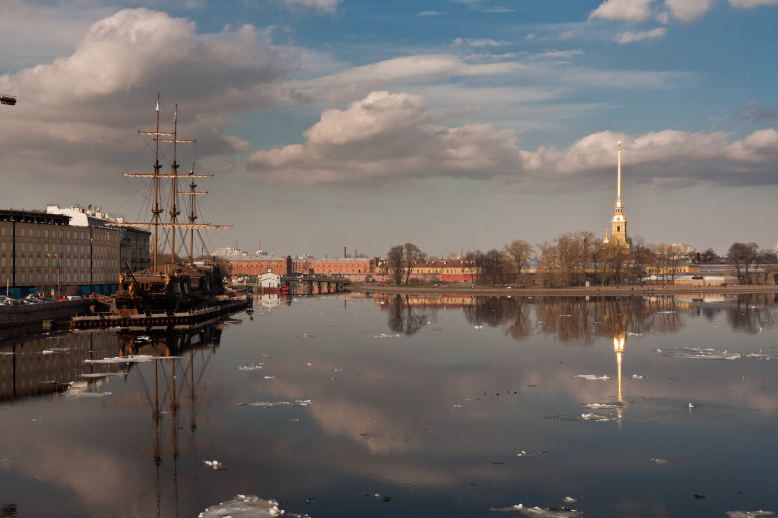
#> input picture Assignment3-ImageStitching/Data/boat1.jpg, 778 x 518 px, found by its file name
$ jupyter execute --allow-errors DSIM_Assignment3.ipynb   (shell and % lines are left out)
#> lines starting #> are read from the running program, lines starting #| are printed output that depends on the picture
**Nome:** Riccardo <br>
**Cognome:** Confalonieri<br>
**Numero matricola:** 830404<br>
**E-mail:** r.confalonieri5@campus.unimib.it<br>
**A.A.** 2021-2022<br>

# **Digital Signal and Image Management - Assignment 3**<br/>
**Master's Degree in Data Science (A.Y. 2021/2022)**<br/>
**University of Milano - Bicocca**<br/>

Simone Bianco, Marco Buzzelli

## Descrizione
<p align = 'justify'>
Creare uno script che permetta di realizzare lo stitching di due immagini utilizzando i keypoints estratti con SIFT.
<p/>

## Import packages

[cell 1]
# carico l'ultima versione di opencv disponibile per usare SIFT

[cell 2]
import cv2 as cv
import numpy as np
from matplotlib import pyplot as plt
# Mount GDrive
from google.colab import drive

## Loading images
Carico e visualizzo le prime due immagini di cui voglio eseguire lo stitching.

[cell 3]
# Link Google Drive account
drive.mount('/content/gdrive')
path = '/content/gdrive/MyDrive/Colab Notebooks/DigitalSignal/Assignment/Assignment3/Dati/'

[cell 4]
# Caricamento immagini
img1 = cv.imread(path + 'boat1.jpg',0)
img2 = cv.imread(path + 'boat3.jpg',0)
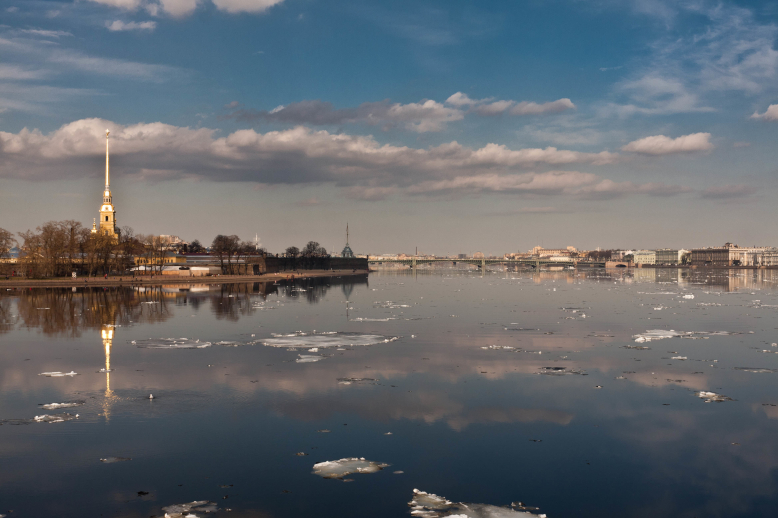
#> input picture Assignment3-ImageStitching/Data/boat3.jpg, 778 x 518 px, found by its file name

# visualizzo le due immagini affiancate
fig = plt.figure(figsize=[15,5])
fig.add_subplot(1,2,1)
plt.imshow(img1, cmap='gray')
plt.title('Immagine 1')

fig.add_subplot(1,2,2)
plt.imshow(img2, cmap='gray')
plt.title('Immagine per stitching')
plt.show()
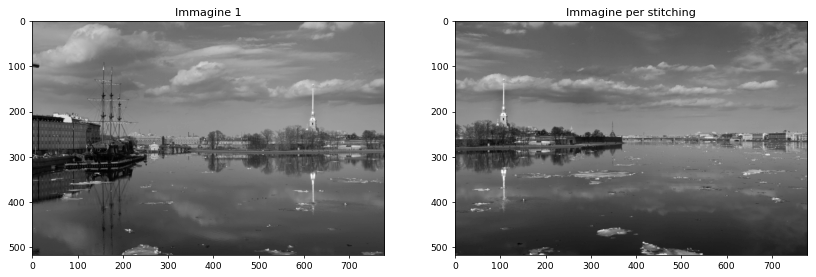
#> figure drawn by matplotlib, 2 panels

<p align = 'justify'>
Dalla visualizzazione si vede come la sovrapposizione sia soprattutto nell'intorno della "torre", che è presente in entrambe le immagini. Inoltre sembra che la seconda immagine sia leggermente più scura della prima.
</p>

[cell 5]
print("Dimensione della prima immagine:", img1.shape)
#| Dimensione della prima immagine: (518, 778)
print("Dimensione della seconda immagine:", img2.shape)
#| Dimensione della seconda immagine: (518, 778)

## Keypoint detection and description
Utilizzando SIFT estraggo i keypoint e le feature da entrambe le immagini.

[cell 6]
# istanzio SIFT
sift = cv.xfeatures2d.SIFT_create()

# estraggo i keypoint dalla prima immagine
kps1, features1 = sift.detectAndCompute(img1, None)
#> kps1 = 1193 keypoints; strongest (x, y, size): (282, 511, 2.2), (147, 338, 2.1), (215, 462, 2.6), (520, 505, 2.1)
# estraggo i keypoint dalla seconda immagine
kps2, features2 = sift.detectAndCompute(img2, None)
#> kps2 = 850 keypoints; strongest (x, y, size): (415, 490, 2.4), (142, 268, 3.2), (151, 396, 2), (448, 502, 3)

[cell 7]
print("Numero di keypoint trovati per la prima immagine:", len(kps1))
#| Numero di keypoint trovati per la prima immagine: 1193
print("Numero di keypoint trovati per la seconda immagine:", len(kps2))
#| Numero di keypoint trovati per la seconda immagine: 850
print("Numero di descrittori per ogni keypoint:", features1.shape[1])
#| Numero di descrittori per ogni keypoint: 128

<p align='justify'>
Nonostante le due immagini abbiano la stessa dimensione sono stati trovati più keypoint per la prima immagine.
</p>

### Keypoint visualization
<p align='justify'>
Visualizzo sulle immagini i keypoint trovati rappresentando anche l'importanza e l'orientamento di ogni keypoint.
</p>

[cell 8]
# ottengo l'immagine con i keypoints
# con il flag visualizzo anche l'orientamento e l'importanza dei keypoint
img1_kps = cv.drawKeypoints(img1, kps1, None,
                            flags = cv.DRAW_MATCHES_FLAGS_DRAW_RICH_KEYPOINTS)
img2_kps = cv.drawKeypoints(img2, kps2, None,
                            flags = cv.DRAW_MATCHES_FLAGS_DRAW_RICH_KEYPOINTS)
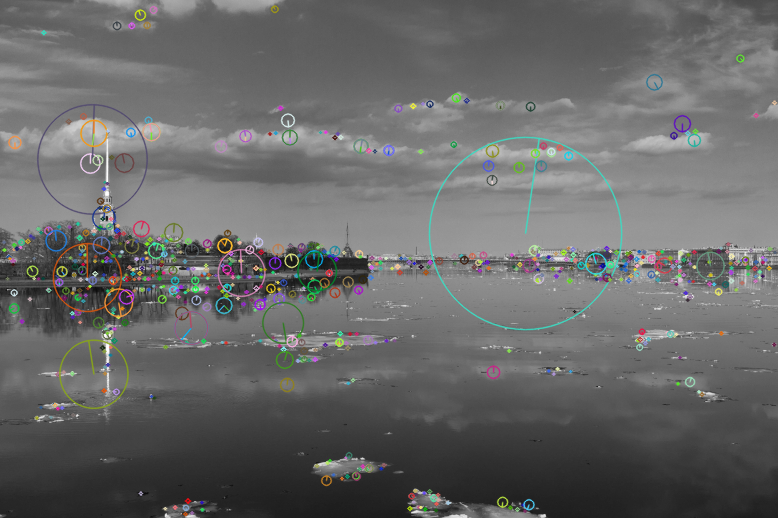
#> img2_kps: shape (518, 778, 3); mean of channels 0, 1, 2 103.9, 104.4, 104; drawn as B, G, R


# visualizzo le due immagini affiancate con i keypoint
fig = plt.figure(figsize=[15,5])
fig.add_subplot(1,2,1)
plt.imshow(img1_kps, cmap='gray')
plt.title('Immagine 1')

fig.add_subplot(1,2,2)
plt.imshow(img2_kps, cmap='gray')
plt.title('Immagine per stitching')
plt.show()

<p align='justify'>
Sono stati trovati diversi keypoint, da questa prima visualizzazione però si nota che il keypoint più importante per la prima immagine e per la seconda immagine non potranno essere utilizzati per lo stitching per via della loro posizione
</p>

## Keypoint matching
<p align='justify'>
Matcho i keypoint e le feature trovate sulle due immagini in modo da poter poi effettuare lo stitching basandomi su di essi. Per il matching utilizzo un approccio brute-force. <br>
In particolare i punti di matching saranno i punti di sovrapposizione delle due immagini.
</p>

[cell 9]
"""
  inizializzo il matcher, crossCheck effettua il controllo in entrambe le direzioni
  Quindi per ogni keypoint dell'immagine base:
    1. cerca il keypoint più simile nell'immagine target
    2. Usa il keypoint target trovato per cercare il più simile nell'immagine base
    3. Se il keypoint più simile nell'immagine base è lo stesso di partenza allora è un match
"""
bf = cv.BFMatcher(crossCheck=True)

# eseguo il matching
matches = bf.match(features1, features2)
#> matches = 379 matches

[cell 10]
# visualizzo alcune informazioni utili
print('Numero di matches trovati:', len(matches))
#| Numero di matches trovati: 379

<p align='justify'>
In partenza avevo $850$ keypoint (valore più basso dei keypoint trovati per l'immagine 2), sono riuscito a matcharne $535$. <br>
Delle informazioni dei match la <i>distance</i> ci dice quanto sono simili (distanti) le features dei due descrittori, sfrutto questa informazione per visualizzare in unica immagine i $k$ migliori match.
</p>

### Matching visualization
Visualizzo prima tutti i match trovati, successivamente visualizzo soltanto i $k$-top match.

[cell 11]
# creo un immagine con i match di ogni keypoint
result = cv.drawMatches(img1, kps1, img2, kps2, matches, None,
                        matchColor=[255,255,0])
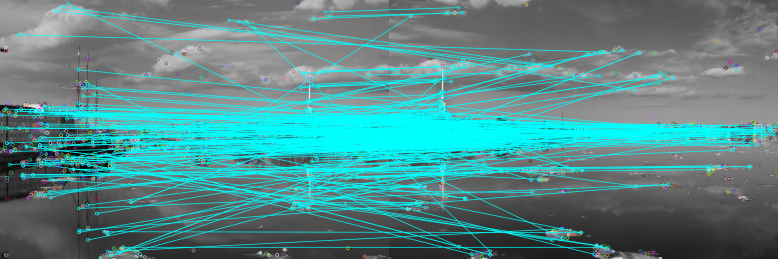
#> result: shape (518, 1556, 3) (shown at 1/2 size); mean of channels 0, 1, 2 136.1, 136.1, 85.1; drawn as B, G, R

# visualizzo l'immagine
fig = plt.figure(figsize=[15,10])
plt.imshow(result, cmap='gray')
plt.title("All matches")
plt.show()

<p align='justify'>
Da questa immagine si nota che molti match non sono molto accurati, ad esempio vengono matchati dei punti nel cielo o nell'acqua che sicuramente non possono essere utilizzati per lo stitching, ci sono quindi molti <b> falsi positivi</b>. Provo quindi a visualizzare solo alcuni dei migliori.
</p>

[cell 12]
# Ordino i match in base alla distanza
sort_matches = sorted(matches, key = lambda x:x.distance)
#> sort_matches = 379 matches

# Visualizzo un immagine con soltanto i primi K match trovati
# con flag = 2 non visualizzo i keypoint non matchati
result = cv.drawMatches(img1, kps1, img2, kps2, sort_matches[:40], None,
                         matchColor=[255,255,0], flags=2)
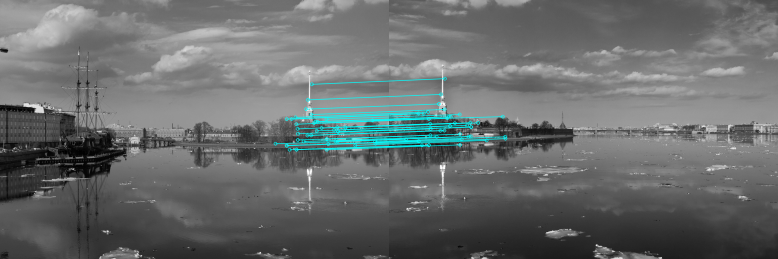
#> result: shape (518, 1556, 3) (shown at 1/2 size); mean of channels 0, 1, 2 108.1, 108.1, 104.2; drawn as B, G, R

fig = plt.figure(figsize=[15,10])
plt.imshow(result)
plt.title("Best 40 matches")
plt.show()

<p align='justify'>
Avendo selezionato soltanto i primi $k$ match il risultato è molto migliore e i match sembrano effettivamente validi. La selezione dei primi $k$ non è però la migliore, nella libreria cv esistono infatti diversi metodi per selezionare solo i match migliori che si basano sulla distanza. <br>
Applico quindi a tutti i match il <b>filtro</b> proposto da <b>Lowe</b> che si basa sul rapporto della distanza per provare ad eliminare i falsi positivi in modo più sensato.

[Reference](https://docs.opencv.org/3.4/d5/d6f/tutorial_feature_flann_matcher.html)
</p>

[cell 13]
# massimo rapporto valido per mantenere il match
threshold = 0.6

#Matcho i keypoints con il metodo di FLANN
# Since SURF is a floating-point descriptor NORM_L2 is used
matcher = cv.DescriptorMatcher_create(cv.DescriptorMatcher_FLANNBASED)
knn_matches = matcher.knnMatch(features1, features2, 2)
#> knn_matches = 1193 matches

# Filtro i match usanto il test del rapporto di Lowe
good_matches = []
for m,n in knn_matches:
  if m.distance < threshold * n.distance:
    good_matches.append(m)
#> after the loop, good_matches = 157 matches

# visualizzo i nuovi match trovati
result = cv.drawMatches(img1, kps1, img2, kps2, good_matches, None,
                         matchColor=[255,255,0], flags=2)
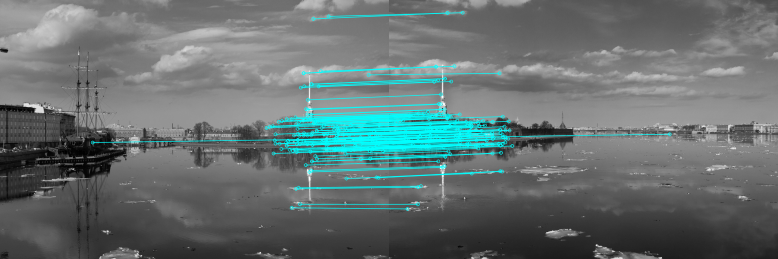
#> result: shape (518, 1556, 3) (shown at 1/2 size); mean of channels 0, 1, 2 112.5, 112.5, 101.3; drawn as B, G, R

fig = plt.figure(figsize=[15,10])
plt.imshow(result, cmap='gray')
plt.title("Lowe's filter")
plt.show()

<p align='justify'>
Come si può notare il filtro di Lowe è riuscito ad eliminare la maggior parte dei falsi match, in particolare sembra ci sia solo un forte outliers. <br>
Per il resto del notebook utilizzerò quindi i matches estratti con questo filtro.
</p>

[cell 14]
print("Numero di matches validi dopo il filtro di Lowe:", len(good_matches))
#| Numero di matches validi dopo il filtro di Lowe: 157

## Homografy
<p align='justify'>
Utilizzo la funzione <i>cv.findHomografy()</i> che permette di trovare la trasformazione prospettica di un oggetto dati l'insieme di keypoins trovati in entrambe le immagini. Per farlo ha bisogno di almeno $4$ punti corretti. <br>
Come visto dalla veloce analisi precedente ci possono essere alcuni errori di corrispondenza che potrebbero influenzare il risultato. La funzione restituisce per questo anche una maschera che specifica quali punti sono inlier (stime corrette) e quali outlier.
</p>

[cell 15]
# definisco la funzione che prende in input i keypoint trovati ed i match tra essi
# l'algoritmo richiede almeno 4 match, ma posso specificare anche un numero minimo maggiore

def my_homografy(kps1, kps2, matches, min_match = 4):
  # Se ho abbastanza punti estraggo la posizione dei keypoints da entrambe le immagini
  # utilizzo il metodo .pt che dato un keypoint ne restituisce le coordinate (x,y)
#> called with min_match = 4
  if len(matches)>min_match:
    # trovo le coordinate di destinazione nella prima immagine
    src_pts = np.float32([kps1[m.queryIdx].pt for m in matches])
#> src_pts = 157 pairs, first value 185 to 766.2, second value 32.28 to 415.1
    # trovo le coordinate di destinazione nella seconda immagine
    dst_pts = np.float32([kps2[m.trainIdx].pt for m in matches])
#> dst_pts = 157 pairs, first value 13.87 to 561, second value 24.94 to 417.4

    # uso ransac come metodo perchè più robusto e riesce a lavorare anche con outliers
    H, mask = cv.findHomography(dst_pts, src_pts, cv.RANSAC)
#> H = [[0.574, -0.00968, 521.4], [-0.151, 0.921, 29.64], [-0.000546, -1.43e-05, 1]]; mask = 157 values, max 1 at index 1, min 0 at index 0, mean 0.949

    # restituisco la matrice H e la maschera in formato lista
    return H, mask.ravel().tolist()

  # se non ci sono abbastanza punti ritorno NULL
  else:
    return null, null

[cell 16]
# applico la funzione di omografia appena definita sui match "buoni"
H, mask = my_homografy(kps1, kps2, good_matches)

# visualizzo il numero di inlier e outlier trovati con la funzione di omografia
print("Numero inlier trovati:",mask.count(1))
#| Numero inlier trovati: 149
print("Numero outlier trovati:",mask.count(0))
#| Numero outlier trovati: 8

<p align='justify'>
<b>NOTA:</b> i valori nella matrice H cambiano leggermente da quelli mostrati ad esercitazione perchè sono stati filtrati. Se invece si usano tutti i punti vengono gli stessi valori
</p>

## Warp
<p align='justify'>
Una volta trovata la matrice H tramite l'omografia è necessario applicare la funzione di warp per poter trasformare geometricamente la seconda immagine e ottenere così l'allineamento corretto con la prima.

[cell 17]
# funzione che date due coordinate estrae le nuove moltiplicandole per la matrice di
# trasposizione
def toworld(x, y, H):
  # aggiungo la terza dimensione per poter effettuare la moltiplication con la matrice H
  # y = scale dei punti, nel caso di partenza è 1
#> called with x = 778, y = 518, H = array of shape (3, 3)
  imagepoint = [x, y, 1]
  # calcolo i nuovi punti moltiplicando le coordinate di partenza per la matrice H
  worldpoint = np.array(np.dot(H,imagepoint))
#> worldpoint = [963.2, 389, 0.568]
  # estraggo il fattore scalare
  scalar = worldpoint[2]
#> scalar = 0.568
  # riscalo i punti opportunamente
  xworld = int((worldpoint[0]/scalar))
#> xworld = 1696
  yworld = int((worldpoint[1]/scalar))
#> yworld = 685

  return xworld, yworld

[cell 18]
# definisco la funzione di warp che prende in input l'immagine, la matrice di trasformazione
# ed la nuova dimensione dell'immagine. Nel caso in cui la dimensione non sia definita
# o sia inferiore a quella dell'immagine viene risettata uguale a quella dell'immagine
# in altezza e uguale a due volte la larghezza

def my_warp(img, H, warp_width = 0, warp_heigth = 0):
  # controllo le dimensioni, se una non è definita la calcolo
  # calcolo le coordinate calcolando dove va a finire il pixel in basso a dx dell'immagine
  # se mpltiplicato per la matrice di omografia
  if (warp_heigth < img.shape[0] or warp_width < img.shape[1] or
      warp_heigth <= 0 or warp_width <= 0):
    # calcolo le nuove dimensioni per l'image di warp
    dwidth, dheight = toworld(img2.shape[1], img2.shape[0], H)
#> dwidth = 1696; dheight = 685

    # se la nuova altezza supera quella di partenza la croppo per evitare di avere
    # un bordo nero inferiore nella nuova immagine (vedi spiegazione in cella di testo sotto)
    if dheight > img2.shape[0]:
      dheight = img2.shape[0]


  # applico la funzione di warp presente in cv, con le dimensioni calcolate (margine di 10 per larghezza)
  return cv.warpPerspective(img, H, dsize=(dwidth-10, dheight))
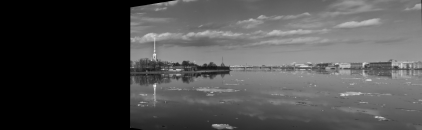
#> returned value: shape (518, 1686) (shown at 1/4 size); min 0, max 255, mean 78.3

[cell 19]
# applico la funzione di warping
warp_img = my_warp(img2, H)

plt.figure(figsize=(15,5))
plt.imshow(warp_img, cmap='gray')
plt.title("Warped image")
plt.show()

<p align = 'justify'>
Per la scelta della dimensione di warp ho utilizzato il punto nell'angolo in basso a destra dell'immagine di partenza, ho tenuto tuttavia un <i>margine di $10px$ in larghezza </i> per eliminare possibili piccole bande nere in quanto l'immagine non viene posta perfettamente in orizzontale. Lascio inoltre <i>l'altezza invariata</i>, questo perchè altrimenti si avrebbe una banda nera in basso come riportato nella seguente immagine d'esempio.
<figure>
<center>

<figcaption>Wrap con altezze diverse</figcaption>
</center>
</figure>

Ovviamente in questo modo si avrebbe la minor perdita di dati in quanto tutte le porzioni d'immagine vengono mantenute, il risultato ottimale però non è bello da vedere ed è distante da quello che siamo abituati a vedere nelle panoramiche che scattiamo abitualmente.

</p>

## Stitching
<p align='justify'>
Una volta effettuato il warping dell'immagine e quindi aver posizionato la seconda immagine nel giusto punto e con il giusto orientamento posso effettaure lo stitching vero e proprio. In particolare concatenare la prima immagine alla seconda sovrapponendole in modo opportuno, nella sovrapposizione infatti mantengo i valori della prima immagine.
</p>

[cell 20]
# funzione che date due immagini ne esegue il collage concatenandole
# Della seconda img vengono mantenute tutte le righe a partire partendo dalla
# colonna successiva rispetto alla dim dell'img1

def my_collage(img1, warped_img):
  # codice se si vogliono mantenere dimensioni di warping con altezza diversa
  #img = np.zeros((warped_img.shape[0],img1.shape[1]))
  #img[0:img1.shape[0], 0:img1.shape[1]] = img1

  final_img = np.concatenate((img1,warped_img[:,img1.shape[1]+1:]), axis=1)
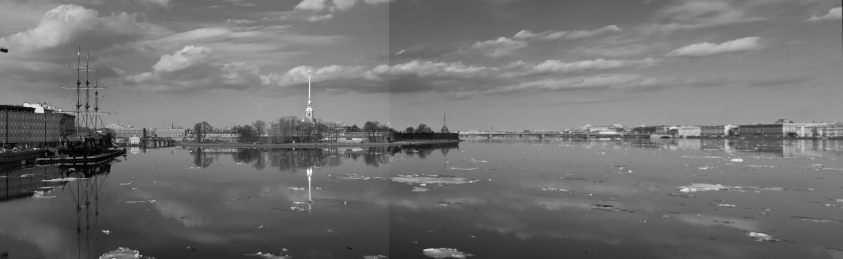
#> final_img: shape (518, 1685) (shown at 1/2 size); min 0, max 255, mean 113.2

  return final_img

[cell 21]
# concateno la prima immagine con la seconda
stitched_img = my_collage(img1, warp_img)

# visualizzo il risultato dello stitching
plt.figure(figsize=(15,8))
plt.imshow(stitched_img, cmap='gray')
plt.title("Stitched image")
plt.show()

<p align='justify'>
La seconda immagine risulta essere molto più scura, la schiarisco con un metodo molto rudimentale e veloce sommando un valore a tutta la porzione d'immagine.
</p>

[cell 22]
# schiarsico velocmente tutta l'immagine
stitched_img[:,img1.shape[1]:] = stitched_img[:,img1.shape[1]:] + 6

# visualizzo il risultato dello stitching
plt.figure(figsize=(15,8))
plt.imshow(stitched_img, cmap='gray')
plt.title("Stitched image")
plt.show()

<p align='justify'>
Dal risultato si nota comunque un leggero bordo centrale soprattutto a partire dalla nuvola in giù, si potrebbero applicare dei filtri più appropiati per schiarire. Magari cercando di portare media e deviazione standard del colore di pixel il più simile possibile tra le due immagini. In ogni caso rimarrebbe da gestire la linea che si viene a creare tra le due immagini che rimane in entrambi i casi.
</p>

[cell 23]
"""
# Codice per correggere con media e dev.std, si ottiene circa lo stesso risultato

mean2 = stitched_img[:, img1.shape[1]:].mean()
std2 = stitched_img[:, img1.shape[1]:].std()
std1 = stitched_img[:, :img1.shape[1]].std()
mean1 = stitched_img[:, :img1.shape[1]].mean()

stitched_img[:, img1.shape[1]:] = (stitched_img[:, img1.shape[1]:] - mean1)/std1*std2 + mean2
"""

## Custom image
<p align='justify'>
Riapplico tutti i passaggi eseguiti con l'immagine di test su altre due immagini personali per verificare il funzionamento dell'algoritmo
</p>

#> (a cell that did not finish here is left out)

[cell 25]
# cerco i keypoint con sift, non serve inizializzarlo uso lo stesso di prima
# estraggo i keypoint dalla prima immagine
kps1, features1 = sift.detectAndCompute(img1, None)
# estraggo i keypoint dalla seconda immagine
kps2, features2 = sift.detectAndCompute(img2, None)

print("Numero di keypoint trovati per la prima immagine:", len(kps1))
#| Numero di keypoint trovati per la prima immagine: 1193
print("Numero di keypoint trovati per la seconda immagine:", len(kps2))
#| Numero di keypoint trovati per la seconda immagine: 850
print("Numero di descrittori per ogni keypoint:", features1.shape[1])
#| Numero di descrittori per ogni keypoint: 128

In questo caso dato l'alto numero di keypoint non li visualizzo sull'immagine.

[cell 26]
# applico lo stesso metodo di Lowe per escludere gli outliers

# massimo rapporto valido per mantenere il match
threshold = 0.6

# Matcho i keypoints con il metodo di FLANN
# Since SURF is a floating-point descriptor NORM_L2 is used
matcher = cv.DescriptorMatcher_create(cv.DescriptorMatcher_FLANNBASED)
knn_matches = matcher.knnMatch(features1, features2, 2)

# Filtro i match usanto il test del rapporto di Lowe
good_matches = []
for m,n in knn_matches:
  if m.distance < threshold * n.distance:
    good_matches.append(m)
#> after the loop, good_matches = 159 matches

# visualizzo i nuovi match trovati
result = cv.drawMatches(img1, kps1, img2, kps2, good_matches, None,
                         matchColor=[255,255,0], flags=2)

fig = plt.figure(figsize=[15,10])
plt.imshow(result, cmap='gray')
plt.title("Lowe's filter")
plt.show()

[cell 27]
# visualizzo alcune informazioni utili
print('Numero di matches trovati:', len(good_matches))
#| Numero di matches trovati: 159

[cell 28]
# applico l'homografy

# applico la funzione di omografia appena definita sui match "buoni"
H, mask = my_homografy(kps1, kps2, good_matches)
#> H = [[0.576, 0.0039, 520], [-0.152, 0.928, 28.96], [-0.000549, 1.44e-06, 1]]; mask = 159 values, max 1 at index 1, min 0 at index 0, mean 0.95

# visualizzo il numero di inlier e outlier trovati con la funzione di omografia
print("Numero inlier trovati:",mask.count(1))
#| Numero inlier trovati: 151
print("Numero outlier trovati:",mask.count(0))
#| Numero outlier trovati: 8

[cell 29]
# applico la funzione di warp lasciando calcolare in automatico la nuova dimensione
warp_img = my_warp(img2, H)


plt.figure(figsize=(15,5))
plt.imshow(warp_img, cmap='gray')
plt.title("Warped image")
plt.show()

[cell 30]
# visualizzo le immagini stitchate
# concateno la prima immagine con la seconda
stitched_img = my_collage(img1, warp_img)
